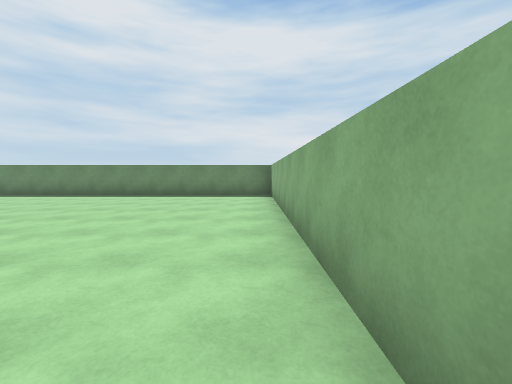
View 1 (above)

20 first-person views from a walk through a Unity game level. The camera is 1.4 m above the floor, tilts 4° down and sees 90° across. The floor is counted in squares, 2 m on a side. Each view is taken from the middle of a square. On the plan, view 1 faces up. The plan holds only what a view shows up to about 9 squares ahead; the rest is blank. The place goes on beyond the plan. The player is left out.

View 2
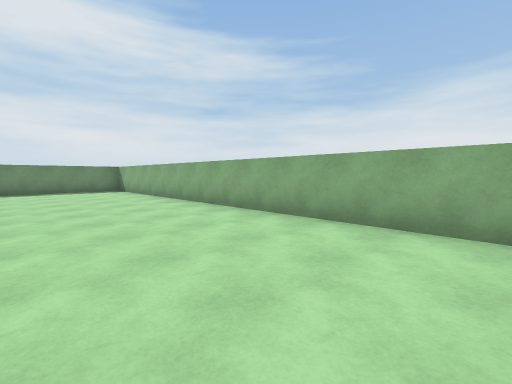

View 3
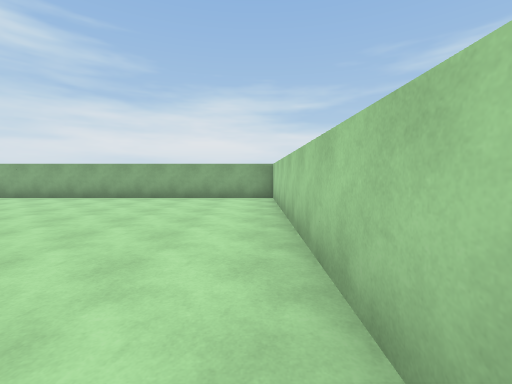

View 4
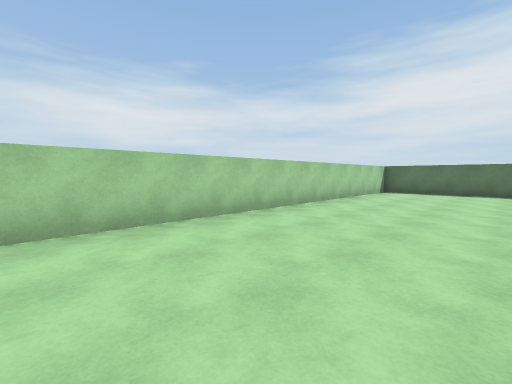

View 5
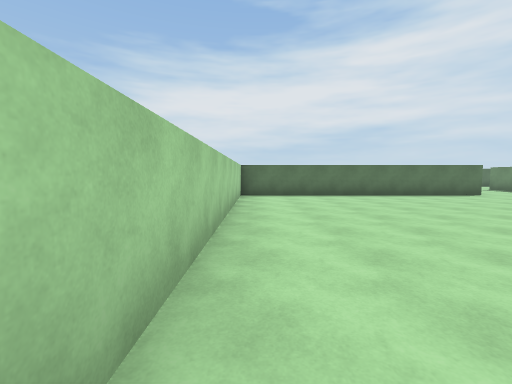

View 6
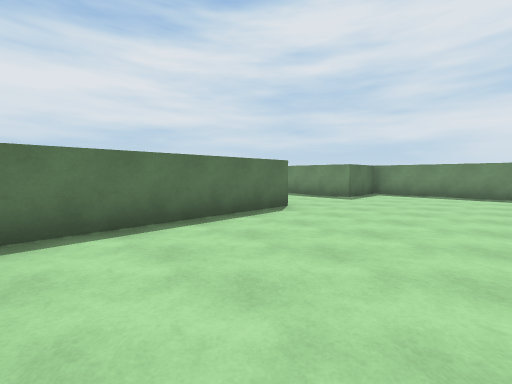

View 7
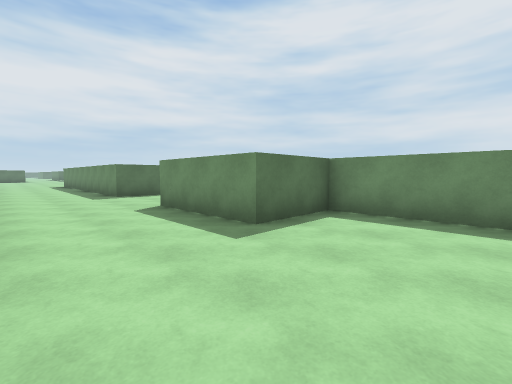

View 8
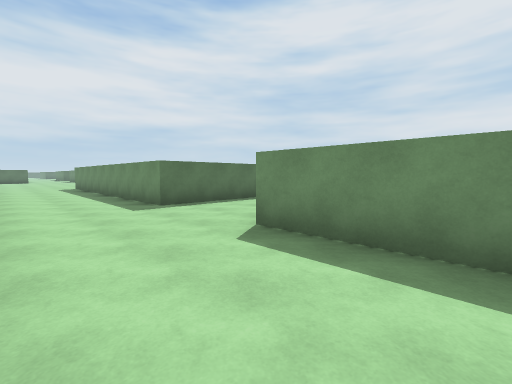

View 9
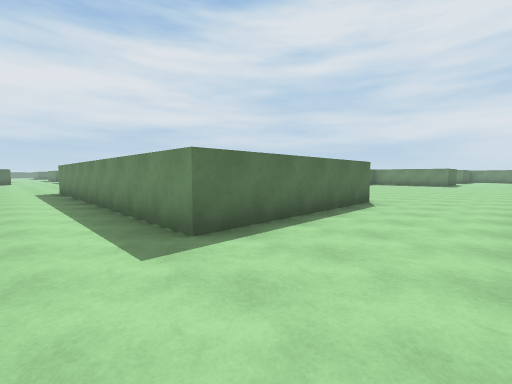

View 10
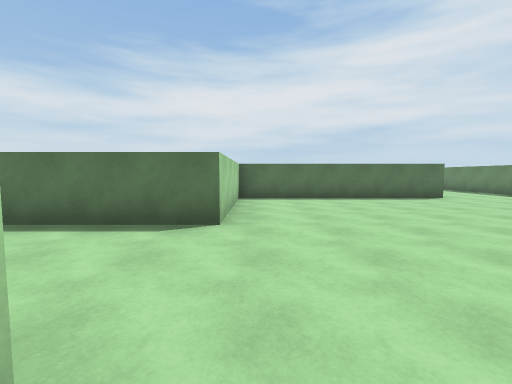

View 11
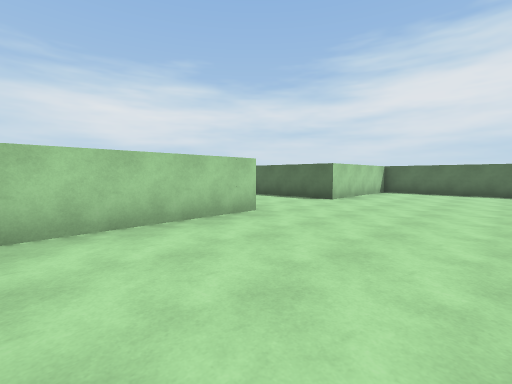

View 12
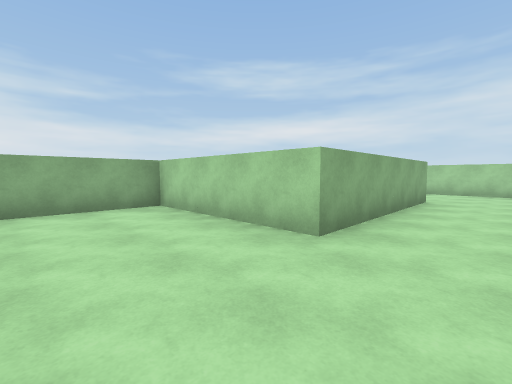

View 13
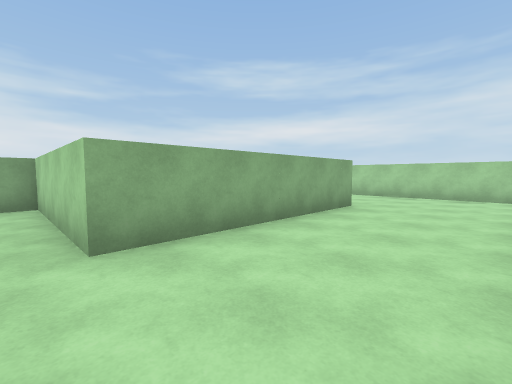

View 14
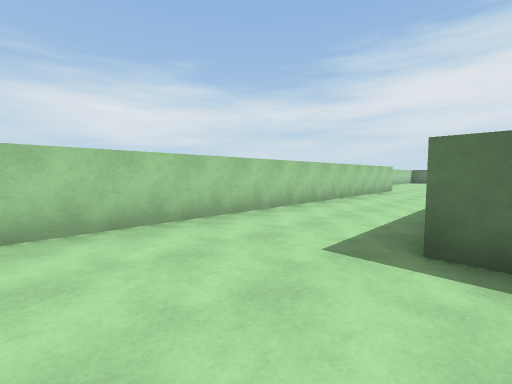

View 15
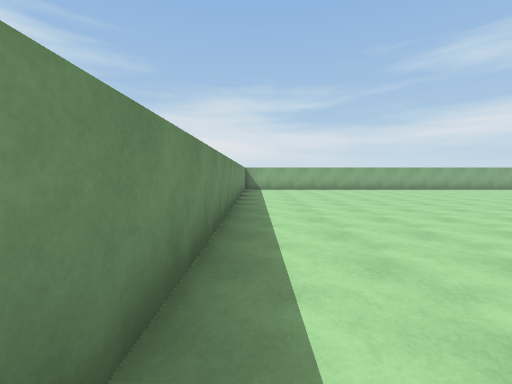

View 16
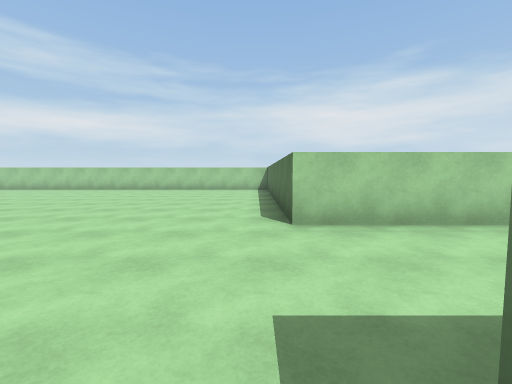

View 17
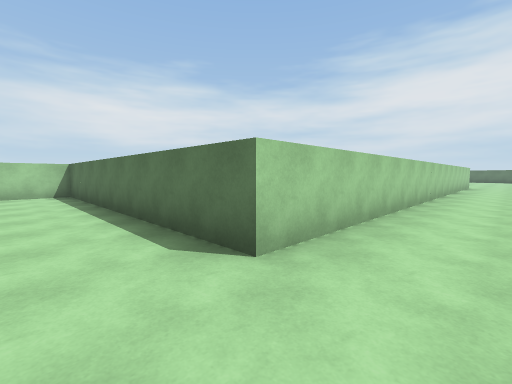

View 18
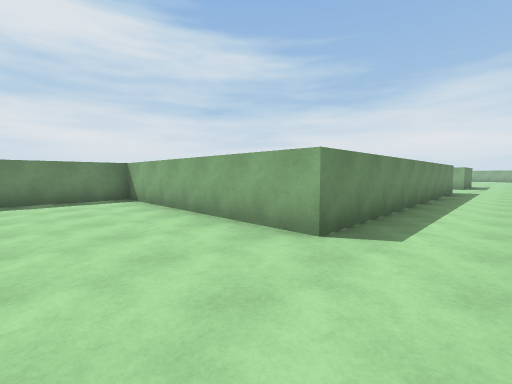

View 19
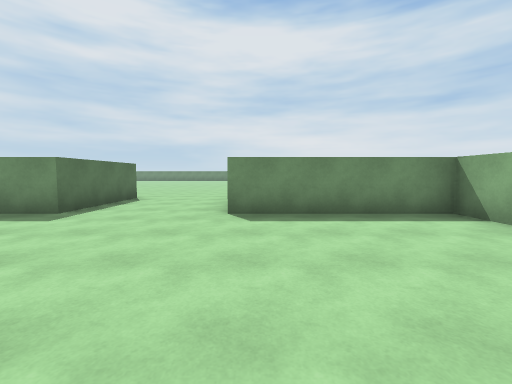

View 20
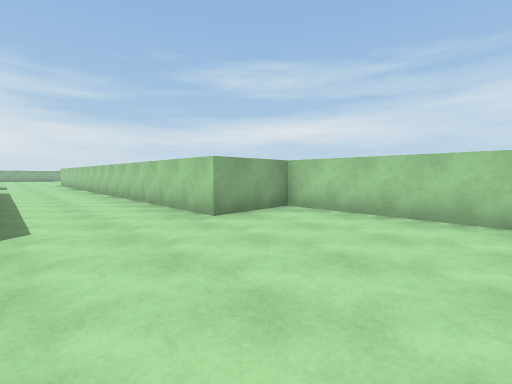

### Floor plan
Points are (right, up) in squares from view 1. A wall is a line through its corners. A room is listed if a view was taken in it or the views show most of it. See-through windows are left out.
Room 1 (views 1, 2, 3, 4, 5, 6, 7, 8, 9, 10, 11, 12, 13, 14, 15, 16, 17)
walls: (-13.4, 6.5) (-14.5, 6.5); (-12.5, 2.6) (-12.5, -4.5) (0.5, -4.5) (0.5, 8.5) (-12.5, 8.5) (-12.5, 7.4); (-15.5, 7.5) (-15.5, 10.6); (-14.6, 11.5) (-11.5, 11.5) (-11.5, 14.1); (-19.4, 6.5) (-26.6, 6.5); (-18.5, 10.6) (-18.5, 7.4); (-22.2, 11.5) (-19.4, 11.5); (-22.5, 15.5) (-22.5, 11.5); (-26.6, 3.5) (-13.4, 3.5)
ways out: opening at (-26, 5) to room 2
objects: other object (-19, 7); other object (-19, 11); other object (-15, 7); other object (-15, 11); other object (-13, 3); other object (-13, 7)
Room 2 (views 18, 19, 20)
walls: (-27.5, 7.4) (-27.5, 12.5) (-30.6, 12.5); (-31.1, 1.5) (-27.5, 1.5) (-27.5, 2.6); (-34.5, 14.5) (-34.5, 13.4)
ways out: opening at (-26, 5) to room 1
objects: other object (-35, 13); other object (-35, 15); other object (-31, 13); other object (-27, 3); other object (-27, 7)

Where each view was taken, in squares from view 1:
view 1: 0 up, 0 right, facing up
view 2: 3 down, 3 left, facing up-right
view 3: 4 down, 7 left, facing right
view 4: 1 down, 2 left, facing down-left
view 5: 4 down, 4 left, facing left
view 6: 1 down, 9 left, facing up-left
view 7: 4 up, 10 left, facing up-left
view 8: 4 up, 13 left, facing up-left
view 9: 5 up, 16 left, facing up-left
view 10: 12 up, 15 left, facing left
view 11: 15 up, 12 left, facing down-left
view 12: 14 up, 17 left, facing down-right
view 13: 12 up, 18 left, facing down-right
view 14: 7 up, 16 left, facing down-left
view 15: 8 up, 11 left, facing right
view 16: 7 up, 12 left, facing down
view 17: 5 up, 11 left, facing down-left
view 18: 5 up, 30 left, facing up-right
view 19: 8 up, 31 left, facing up
view 20: 6 up, 31 left, facing down-right
